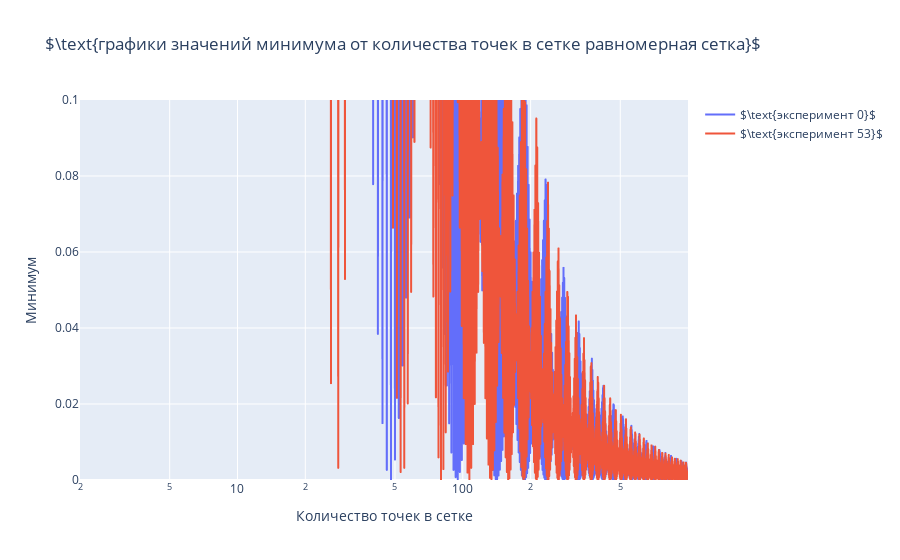

The cell this chart's notebook holds for it:
### Code cell
fig = go.Figure()
fig.add_trace(go.Scattergl(
        x=grid_size, 
        y=grid_min_f_trace_2d[0],
        name=r'$\text{эксперимент 0}$',
))
fig.add_trace(go.Scattergl(
        x=grid_size, 
        y=grid_min_f_trace_2d[53],
        name=r'$\text{эксперимент 53}$',
))
fig.update_layout(
        title=r'$\text{графики значений минимума от количества точек в сетке равномерная сетка}$',
        xaxis_title=r'Количество точек в сетке',
        yaxis_title=r'Минимум',
        legend=dict(itemsizing='trace'),
        yaxis_range=[0, 1e-1],
        xaxis_type='log'
    )
plot(fig, filename='3.2d_grid.html', auto_open=False)
fig.show()

### Figure 1 — Plotly figure (JSON) as saved in the notebook; plotly's stock layout.template omitted (floating-point values rounded to 4 significant figures; data arrays with more than 128 entries replaced by an {"elided": "..."} marker saying what was removed)
{"data": [{"name": "$\\text{эксперимент 0}$", "type": "scattergl", "x": {"elided": "998 int values"}, "y": {"elided": "998 float values"}}, {"name": "$\\text{эксперимент 53}$", "type": "scattergl", "x": {"elided": "998 int values"}, "y": {"elided": "998 float values"}}], "layout": {"legend": {"itemsizing": "trace"}, "title": {"text": "$\\text{графики значений минимума от количества точек в сетке равномерная сетка}$"}, "xaxis": {"title": {"text": "Количество точек в сетке"}, "type": "log"}, "yaxis": {"range": [0, 0.1], "title": {"text": "Минимум"}}}}
